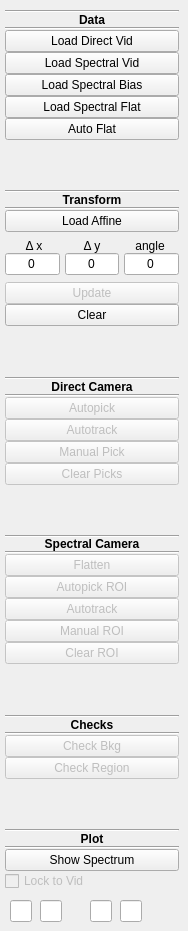
    <widget class="QWidget" name="tab">
     <attribute name="title">
      <string>Setup</string>
     </attribute>
     <widget class="QLineEdit" name="Frame1SpectralEnd_linedit">
      <property name="geometry">
       <rect>
        <x>40</x>
        <y>900</y>
        <width>22</width>
        <height>22</height>
       </rect>
      </property>
     </widget>
     <widget class="QLineEdit" name="Frame1SpectralStart_linedit">
      <property name="geometry">
       <rect>
        <x>10</x>
        <y>900</y>
        <width>22</width>
        <height>22</height>
       </rect>
      </property>
     </widget>
     <widget class="QLineEdit" name="Frame2SpectralEnd_linedit">
      <property name="geometry">
       <rect>
        <x>120</x>
        <y>900</y>
        <width>22</width>
        <height>22</height>
       </rect>
      </property>
     </widget>
     <widget class="QLineEdit" name="Frame2SpectralStart_linedit">
      <property name="geometry">
       <rect>
        <x>90</x>
        <y>900</y>
        <width>22</width>
        <height>22</height>
       </rect>
      </property>
     </widget>
     <widget class="QWidget" name="layoutWidget">
      <property name="geometry">
       <rect>
        <x>5</x>
        <y>10</y>
        <width>174</width>
        <height>881</height>
       </rect>
      </property>
      <layout class="QVBoxLayout" name="verticalLayout_3">
       <property name="spacing">
        <number>0</number>
       </property>
       <item>
        <widget class="Line" name="line_12">
         <property name="orientation">
          <enum>Qt::Horizontal</enum>
         </property>
        </widget>
       </item>
       <item>
        <widget class="QLabel" name="label_13">
         <property name="font">
          <font>
           <weight>75</weight>
           <italic>false</italic>
           <bold>true</bold>
          </font>
         </property>
         <property name="text">
          <string>Data</string>
         </property>
         <property name="alignment">
          <set>Qt::AlignCenter</set>
         </property>
        </widget>
       </item>
       <item>
        <widget class="Line" name="line_3">
         <property name="orientation">
          <enum>Qt::Horizontal</enum>
         </property>
        </widget>
       </item>
       <item>
        <widget class="QPushButton" name="UploadDirect_button">
         <property name="text">
          <string>Load Direct Vid</string>
         </property>
        </widget>
       </item>
       <item>
        <widget class="QPushButton" name="UploadSpectral_button">
         <property name="text">
          <string>Load Spectral Vid</string>
         </property>
        </widget>
       </item>
       <item>
        <widget class="QPushButton" name="pushButton_19">
         <property name="text">
          <string>Load Spectral Bias</string>
         </property>
        </widget>
       </item>
       <item>
        <widget class="QPushButton" name="UploadSpectralFlat_button">
         <property name="text">
          <string>Load Spectral Flat</string>
         </property>
        </widget>
       </item>
       <item>
        <widget class="QPushButton" name="pushButton_17">
         <property name="text">
          <string>Auto Flat</string>
         </property>
        </widget>
       </item>
       <item>
        <spacer name="verticalSpacer_3">
         <property name="orientation">
          <enum>Qt::Vertical</enum>
         </property>
         <property name="sizeType">
          <enum>QSizePolicy::Expanding</enum>
         </property>
         <property name="sizeHint" stdset="0">
          <size>
           <width>20</width>
           <height>20</height>
          </size>
         </property>
        </spacer>
       </item>
       <item>
        <layout class="QVBoxLayout" name="verticalLayout_9">
         <property name="spacing">
          <number>0</number>
         </property>
         <item>
          <widget class="Line" name="line_9">
           <property name="orientation">
            <enum>Qt::Horizontal</enum>
           </property>
          </widget>
         </item>
         <item>
          <widget class="QLabel" name="label_11">
           <property name="maximumSize">
            <size>
             <width>16777215</width>
             <height>18</height>
            </size>
           </property>
           <property name="font">
            <font>
             <weight>75</weight>
             <bold>true</bold>
            </font>
           </property>
           <property name="text">
            <string>Transform</string>
           </property>
           <property name="alignment">
            <set>Qt::AlignCenter</set>
           </property>
          </widget>
         </item>
         <item>
          <widget class="Line" name="line">
           <property name="orientation">
            <enum>Qt::Horizontal</enum>
           </property>
          </widget>
         </item>
        </layout>
       </item>
       <item>
        <widget class="QPushButton" name="Affine_button">
         <property name="text">
          <string>Load Affine</string>
         </property>
        </widget>
       </item>
       <item>
        <spacer name="verticalSpacer_6">
         <property name="orientation">
          <enum>Qt::Vertical</enum>
         </property>
         <property name="sizeType">
          <enum>QSizePolicy::Fixed</enum>
         </property>
         <property name="sizeHint" stdset="0">
          <size>
           <width>20</width>
           <height>7</height>
          </size>
         </property>
        </spacer>
       </item>
       <item>
        <layout class="QHBoxLayout" name="horizontalLayout_4">
         <item>
          <widget class="QLabel" name="label_39">
           <property name="text">
            <string>&lt;p&gt;&amp;Delta; x&lt;/p&gt;</string>
           </property>
           <property name="alignment">
            <set>Qt::AlignCenter</set>
           </property>
          </widget>
         </item>
         <item>
          <widget class="QLabel" name="label_40">
           <property name="text">
            <string>&lt;p&gt;&amp;Delta; y&lt;/p&gt;</string>
           </property>
           <property name="alignment">
            <set>Qt::AlignCenter</set>
           </property>
          </widget>
         </item>
         <item>
          <widget class="QLabel" name="label_41">
           <property name="text">
            <string>angle</string>
           </property>
           <property name="alignment">
            <set>Qt::AlignCenter</set>
           </property>
          </widget>
         </item>
        </layout>
       </item>
       <item>
        <layout class="QHBoxLayout" name="horizontalLayout_3">
         <item>
          <widget class="QLineEdit" name="DeltaX_edit">
           <property name="text">
            <string>0</string>
           </property>
           <property name="alignment">
            <set>Qt::AlignCenter</set>
           </property>
          </widget>
         </item>
         <item>
          <spacer name="horizontalSpacer">
           <property name="orientation">
            <enum>Qt::Horizontal</enum>
           </property>
           <property name="sizeType">
            <enum>QSizePolicy::Fixed</enum>
           </property>
           <property name="sizeHint" stdset="0">
            <size>
             <width>5</width>
             <height>10</height>
            </size>
           </property>
          </spacer>
         </item>
         <item>
          <widget class="QLineEdit" name="DeltaY_edit">
           <property name="text">
            <string>0</string>
           </property>
           <property name="alignment">
            <set>Qt::AlignCenter</set>
           </property>
          </widget>
         </item>
         <item>
          <spacer name="horizontalSpacer_2">
           <property name="orientation">
            <enum>Qt::Horizontal</enum>
           </property>
           <property name="sizeType">
            <enum>QSizePolicy::Fixed</enum>
           </property>
           <property name="sizeHint" stdset="0">
            <size>
             <width>5</width>
             <height>10</height>
            </size>
           </property>
          </spacer>
         </item>
         <item>
          <widget class="QLineEdit" name="lineEdit">
           <property name="text">
            <string>0</string>
           </property>
           <property name="alignment">
            <set>Qt::AlignCenter</set>
           </property>
          </widget>
         </item>
        </layout>
       </item>
       <item>
        <spacer name="verticalSpacer_7">
         <property name="orientation">
          <enum>Qt::Vertical</enum>
         </property>
         <property name="sizeType">
          <enum>QSizePolicy::Fixed</enum>
         </property>
         <property name="sizeHint" stdset="0">
          <size>
           <width>20</width>
           <height>7</height>
          </size>
         </property>
        </spacer>
       </item>
       <item>
        <widget class="QPushButton" name="UpdateAffine_button">
         <property name="enabled">
          <bool>false</bool>
         </property>
         <property name="text">
          <string>Update</string>
         </property>
        </widget>
       </item>
       <item>
        <widget class="QPushButton" name="ClearAffine_button">
         <property name="text">
          <string>Clear</string>
         </property>
        </widget>
       </item>
       <item>
        <spacer name="verticalSpacer_2">
         <property name="orientation">
          <enum>Qt::Vertical</enum>
         </property>
         <property name="sizeType">
          <enum>QSizePolicy::Expanding</enum>
         </property>
         <property name="sizeHint" stdset="0">
          <size>
           <width>20</width>
           <height>20</height>
          </size>
         </property>
        </spacer>
       </item>
       <item>
        <layout class="QVBoxLayout" name="verticalLayout_2">
         <property name="spacing">
          <number>0</number>
         </property>
         <item>
          <widget class="Line" name="line_8">
           <property name="orientation">
            <enum>Qt::Horizontal</enum>
           </property>
          </widget>
         </item>
         <item>
          <widget class="QLabel" name="label_10">
           <property name="maximumSize">
            <size>
             <width>16777215</width>
             <height>18</height>
            </size>
           </property>
           <property name="font">
            <font>
             <weight>75</weight>
             <bold>true</bold>
            </font>
           </property>
           <property name="text">
            <string>Direct Camera</string>
           </property>
           <property name="alignment">
            <set>Qt::AlignCenter</set>
           </property>
          </widget>
         </item>
         <item>
          <widget class="Line" name="line_2">
           <property name="orientation">
            <enum>Qt::Horizontal</enum>
           </property>
          </widget>
         </item>
        </layout>
       </item>
       <item>
        <widget class="QPushButton" name="AutoPickDirect_button">
         <property name="enabled">
          <bool>false</bool>
         </property>
         <property name="text">
          <string>Autopick</string>
         </property>
        </widget>
       </item>
       <item>
        <widget class="QPushButton" name="AutoTrackDirect_button">
         <property name="enabled">
          <bool>false</bool>
         </property>
         <property name="text">
          <string>Autotrack</string>
         </property>
        </widget>
       </item>
       <item>
        <widget class="QPushButton" name="ManualPickDirect_button">
         <property name="enabled">
          <bool>false</bool>
         </property>
         <property name="text">
          <string>Manual Pick</string>
         </property>
        </widget>
       </item>
       <item>
        <widget class="QPushButton" name="ClearPicksDirect_button">
         <property name="enabled">
          <bool>false</bool>
         </property>
         <property name="text">
          <string>Clear Picks</string>
         </property>
        </widget>
       </item>
       <item>
        <spacer name="verticalSpacer">
         <property name="orientation">
          <enum>Qt::Vertical</enum>
         </property>
         <property name="sizeType">
          <enum>QSizePolicy::Expanding</enum>
         </property>
         <property name="sizeHint" stdset="0">
          <size>
           <width>20</width>
           <height>20</height>
          </size>
         </property>
        </spacer>
       </item>
       <item>
        <layout class="QVBoxLayout" name="verticalLayout">
         <property name="spacing">
          <number>0</number>
         </property>
         <item>
          <widget class="Line" name="line_6">
           <property name="maximumSize">
            <size>
             <width>16777215</width>
             <height>2</height>
            </size>
           </property>
           <property name="orientation">
            <enum>Qt::Horizontal</enum>
           </property>
          </widget>
         </item>
         <item>
          <widget class="QLabel" name="label_9">
           <property name="maximumSize">
            <size>
             <width>16777215</width>
             <height>18</height>
            </size>
           </property>
           <property name="font">
            <font>
             <weight>75</weight>
             <bold>true</bold>
            </font>
           </property>
           <property name="text">
            <string>Spectral Camera</string>
           </property>
           <property name="alignment">
            <set>Qt::AlignCenter</set>
           </property>
          </widget>
         </item>
         <item>
          <widget class="Line" name="line_7">
           <property name="orientation">
            <enum>Qt::Horizontal</enum>
           </property>
          </widget>
         </item>
        </layout>
       </item>
       <item>
        <widget class="QPushButton" name="FlattenSpectral_button">
         <property name="enabled">
          <bool>false</bool>
         </property>
         <property name="text">
          <string>Flatten</string>
         </property>
         <property name="flat">
          <bool>false</bool>
         </property>
        </widget>
       </item>
       <item>
        <widget class="QPushButton" name="AutoPick_button">
         <property name="enabled">
          <bool>false</bool>
         </property>
         <property name="text">
          <string>Autopick ROI</string>
         </property>
        </widget>
       </item>
       <item>
        <widget class="QPushButton" name="AutoTrackSpectral_button">
         <property name="enabled">
          <bool>false</bool>
         </property>
         <property name="text">
          <string>Autotrack</string>
         </property>
        </widget>
       </item>
       <item>
        <widget class="QPushButton" name="SelectSpectralRegion_button">
         <property name="enabled">
          <bool>false</bool>
         </property>
         <property name="text">
          <string>Manual ROI</string>
         </property>
        </widget>
       </item>
       <item>
        <widget class="QPushButton" name="ClearSpectralRegion_button">
         <property name="enabled">
          <bool>false</bool>
         </property>
         <property name="text">
          <string>Clear ROI</string>
         </property>
        </widget>
       </item>
       <item>
        <spacer name="verticalSpacer_4">
         <property name="orientation">
          <enum>Qt::Vertical</enum>
         </property>
         <property name="sizeType">
          <enum>QSizePolicy::Expanding</enum>
         </property>
         <property name="sizeHint" stdset="0">
          <size>
           <width>20</width>
           <height>20</height>
          </size>
         </property>
        </spacer>
       </item>
       <item>
        <layout class="QVBoxLayout" name="verticalLayout_10">
         <property name="spacing">
          <number>0</number>
         </property>
         <item>
          <widget class="Line" name="line_11">
           <property name="orientation">
            <enum>Qt::Horizontal</enum>
           </property>
          </widget>
         </item>
         <item>
          <widget class="QLabel" name="label_12">
           <property name="maximumSize">
            <size>
             <width>16777215</width>
             <height>18</height>
            </size>
           </property>
           <property name="font">
            <font>
             <weight>75</weight>
             <bold>true</bold>
            </font>
           </property>
           <property name="text">
            <string>Checks</string>
           </property>
           <property name="alignment">
            <set>Qt::AlignCenter</set>
           </property>
          </widget>
         </item>
         <item>
          <widget class="Line" name="line_10">
           <property name="orientation">
            <enum>Qt::Horizontal</enum>
           </property>
          </widget>
         </item>
        </layout>
       </item>
       <item>
        <widget class="QPushButton" name="CheckSpectralBackground_button">
         <property name="enabled">
          <bool>false</bool>
         </property>
         <property name="text">
          <string>Check Bkg</string>
         </property>
        </widget>
       </item>
       <item>
        <widget class="QPushButton" name="CheckSpectralRegion_button">
         <property name="enabled">
          <bool>false</bool>
         </property>
         <property name="text">
          <string>Check Region</string>
         </property>
        </widget>
       </item>
       <item>
        <spacer name="verticalSpacer_5">
         <property name="orientation">
          <enum>Qt::Vertical</enum>
         </property>
         <property name="sizeHint" stdset="0">
          <size>
           <width>20</width>
           <height>40</height>
          </size>
         </property>
        </spacer>
       </item>
       <item>
        <widget class="Line" name="line_14">
         <property name="orientation">
          <enum>Qt::Horizontal</enum>
         </property>
        </widget>
       </item>
       <item>
        <widget class="QLabel" name="label_14">
         <property name="font">
          <font>
           <weight>75</weight>
           <bold>true</bold>
          </font>
         </property>
         <property name="text">
          <string>Plot</string>
         </property>
         <property name="alignment">
          <set>Qt::AlignCenter</set>
         </property>
        </widget>
       </item>
       <item>
        <widget class="Line" name="line_13">
         <property name="orientation">
          <enum>Qt::Horizontal</enum>
         </property>
        </widget>
       </item>
       <item>
        <widget class="QPushButton" name="MeasuredSpec_button">
         <property name="enabled">
          <bool>true</bool>
         </property>
         <property name="sizePolicy">
          <sizepolicy hsizetype="Minimum" vsizetype="Fixed">
           <horstretch>0</horstretch>
           <verstretch>0</verstretch>
          </sizepolicy>
         </property>
         <property name="maximumSize">
          <size>
           <width>16777215</width>
           <height>40</height>
          </size>
         </property>
         <property name="text">
          <string>Show Spectrum</string>
         </property>
        </widget>
       </item>
       <item>
        <widget class="QCheckBox" name="checkBox">
         <property name="enabled">
          <bool>false</bool>
         </property>
         <property name="sizePolicy">
          <sizepolicy hsizetype="Fixed" vsizetype="Fixed">
           <horstretch>0</horstretch>
           <verstretch>0</verstretch>
          </sizepolicy>
         </property>
         <property name="layoutDirection">
          <enum>Qt::LeftToRight</enum>
         </property>
         <property name="text">
          <string>Lock to Vid</string>
         </property>
         <property name="checked">
          <bool>false</bool>
         </property>
        </widget>
       </item>
      </layout>
     </widget>
     <zorder>layoutWidget</zorder>
     <zorder>Frame1SpectralEnd_linedit</zorder>
     <zorder>Frame1SpectralStart_linedit</zorder>
     <zorder>Frame2SpectralEnd_linedit</zorder>
     <zorder>Frame2SpectralStart_linedit</zorder>
    </widget>
